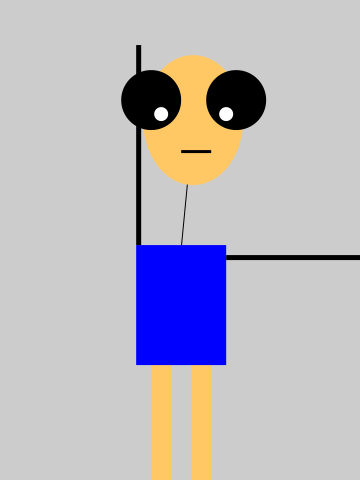
Frame 1 (no input)
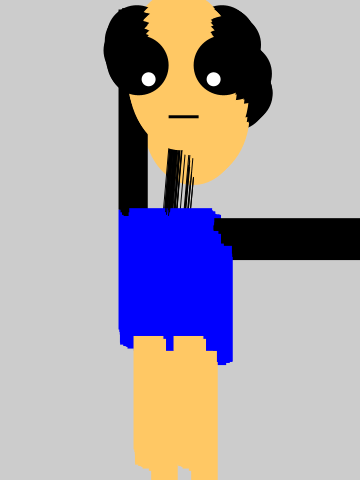
Frame 60 (the mouse pressed at the canvas centre just before this capture)
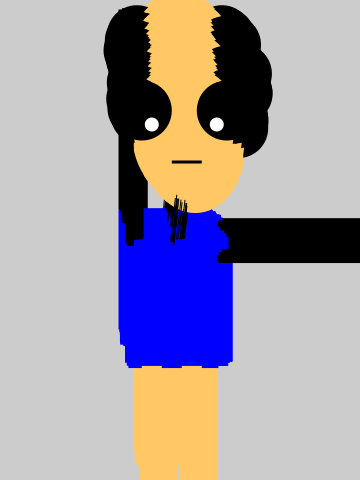
Frame 120 (the mouse held since frame 60 and released just before this capture)

The Processing sketch that drew these frames (run headless with seeded random() and noise(); from frame 60 on, the mouse is pressed at the canvas centre):

// Processing sketch: processing_56513
// ── processing_56513.pde

float x = 180; 
float y = 400; 
float bodyHeight = 153; 
float neckHeight = 56; 
float radius = 45; 
float angle = 0.0;

void setup() { 
  size(360, 480); 
  smooth(); 
  ellipseMode(RADIUS); 
  background(204);
}

void draw() { 
  // Change position by a small random amount 
  x += random(-4, 4); 
  y += random(-4, 4);

// Change height of neck 
neckHeight = 80 + sin(angle) * 30; 
angle += 0.05;

// Adjust the height of the head 
float ny = y - bodyHeight - neckHeight - radius;

// Neck
stroke(0);         
line(x, y-bodyHeight, x+12, ny);


// Body
noStroke();
fill(500,200,100); 
rect (x+10, y-33, 20, bodyHeight-33);
rect (x-30, y-33, 20, bodyHeight-33);
fill(0,0,255); 
rect(x-45, y-bodyHeight, 90, bodyHeight-33);
fill(0);
rect(x-45, y-bodyHeight-200, 5, 200);
rect(x+45, y-bodyHeight+10, 150, 5);


// Head
fill(500,200,100);   
ellipse(x+12, ny, radius+5, radius+20);
fill(0);
ellipse(x+55, ny-20, 30, 30);
ellipse(x-30, ny-20, 30, 30);
rect(x, ny+30, 30, 3);
fill(255);
ellipse(x+45, ny-6, 7, 7);
ellipse(x-20, ny-6, 7, 7);

}
